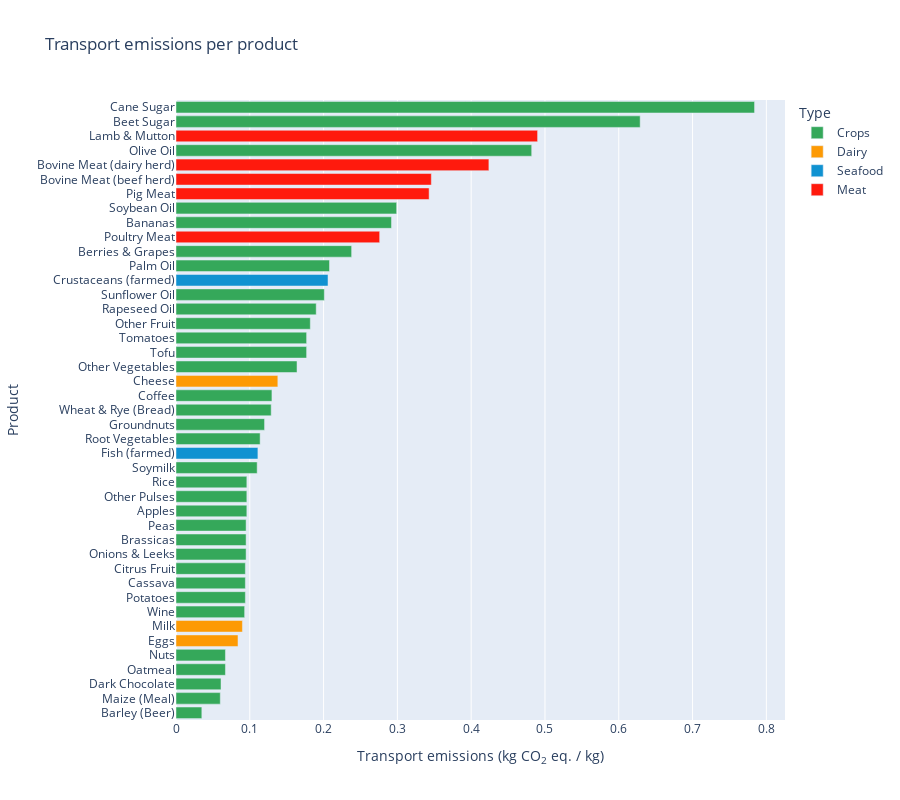

Notebook cell for this chart:
### Markdown cell above
### Transport emissions

### Code cell
df_land = pd.read_excel('dataset1.xls', sheet_name=2, skiprows=2, nrows=43, usecols="A, C:E")
df_land['Total'] = df_land[['Arable', 'Fallow', 'Perm Past']].sum(axis=1)

df_ghg = pd.read_excel('dataset1.xls', sheet_name=2, skiprows=2, nrows=43, usecols="A, F:L")
df_ghg['Total'] = df_ghg[['LUC', 'Feed', 'Farm', 'Processing', 'Transport', 'Packging', 'Retail']].sum(axis=1)

df_acid = pd.read_excel('dataset1.xls', sheet_name=2, skiprows=2, nrows=43, usecols="A, M")

df_eutr = pd.read_excel('dataset1.xls', sheet_name=2, skiprows=2, nrows=43, usecols="A, N")
df_eutr.rename(columns={"Total.1": "Total"}, inplace=True)

df_fresh = pd.read_excel('dataset1.xls', sheet_name=2, skiprows=2, nrows=43, usecols="A, O")
df_fresh.rename(columns={"Total.2": "Total"}, inplace=True)

df_stress = pd.read_excel('dataset1.xls', sheet_name=2, skiprows=2, nrows=43, usecols="A, P")
df_stress.rename(columns={"Total.3": "Total"}, inplace=True)

crop_color = '#35A85A'
meat_color = '#ff1a0d'
dairy_color = '#fd9a04'
seafood_color = '#1092d1'

df_transport =  pd.read_excel('dataset1.xls', sheet_name=2, skiprows=2, nrows=43, usecols="A, J")

# assigns categories
df_transport['Type'] = 'Crops'
df_transport.loc[33:37, 'Type'] = 'Meat'
df_transport.loc[38:40, 'Type'] = 'Dairy'
df_transport.loc[41:42, 'Type'] = 'Seafood'

df_transport = df_transport.sort_values(by='Transport')
df_transport = df_transport.set_index('Product')

fig1 = px.bar(df_transport,
    y=df_transport.index,
    x='Transport',
    orientation='h',
    color='Type',
        color_discrete_map={
        'Crops': crop_color,
        'Meat': meat_color,
        'Dairy': dairy_color,
        'Seafood': seafood_color
    },
    height=800,
    title="Transport emissions per product")

fig1.update_layout(yaxis={'categoryorder':'array', 'categoryarray':df_transport.index}, xaxis_title='Transport emissions (kg CO<sub>2</sub> eq. / kg)')
fig1.show()

### Figure 1 — Plotly figure (JSON) as saved in the notebook; plotly's stock layout.template omitted (floating-point values rounded to 4 significant figures)
{"data": [{"alignmentgroup": "True", "hovertemplate": "Type=Crops<br>Transport=%{x}<br>Product=%{y}<extra></extra>", "legendgroup": "Crops", "marker": {"color": "#35A85A", "pattern": {"shape": ""}}, "name": "Crops", "offsetgroup": "Crops", "orientation": "h", "showlegend": true, "textposition": "auto", "type": "bar", "x": [0.035, 0.06, 0.061, 0.067, 0.067, 0.093, 0.094, 0.094, 0.094, 0.095, 0.095, 0.095, 0.096, 0.096, 0.096, 0.11, 0.114, 0.12, 0.129, 0.13, 0.164, 0.177, 0.177, 0.182, 0.19, 0.201, 0.208, 0.238, 0.292, 0.299, 0.482, 0.629, 0.784], "xaxis": "x", "y": ["Barley (Beer)", "Maize (Meal)", "Dark Chocolate", "Oatmeal", "Nuts", "Wine", "Potatoes", "Cassava", "Citrus Fruit", "Onions & Leeks", "Brassicas", "Peas", "Apples", "Other Pulses", "Rice", "Soymilk", "Root Vegetables", "Groundnuts", "Wheat & Rye (Bread)", "Coffee", "Other Vegetables", "Tofu", "Tomatoes", "Other Fruit", "Rapeseed Oil", "Sunflower Oil", "Palm Oil", "Berries & Grapes", "Bananas", "Soybean Oil", "Olive Oil", "Beet Sugar", "Cane Sugar"], "yaxis": "y"}, {"alignmentgroup": "True", "hovertemplate": "Type=Dairy<br>Transport=%{x}<br>Product=%{y}<extra></extra>", "legendgroup": "Dairy", "marker": {"color": "#fd9a04", "pattern": {"shape": ""}}, "name": "Dairy", "offsetgroup": "Dairy", "orientation": "h", "showlegend": true, "textposition": "auto", "type": "bar", "x": [0.084, 0.09, 0.138], "xaxis": "x", "y": ["Eggs", "Milk", "Cheese"], "yaxis": "y"}, {"alignmentgroup": "True", "hovertemplate": "Type=Seafood<br>Transport=%{x}<br>Product=%{y}<extra></extra>", "legendgroup": "Seafood", "marker": {"color": "#1092d1", "pattern": {"shape": ""}}, "name": "Seafood", "offsetgroup": "Seafood", "orientation": "h", "showlegend": true, "textposition": "auto", "type": "bar", "x": [0.111, 0.206], "xaxis": "x", "y": ["Fish (farmed)", "Crustaceans (farmed)"], "yaxis": "y"}, {"alignmentgroup": "True", "hovertemplate": "Type=Meat<br>Transport=%{x}<br>Product=%{y}<extra></extra>", "legendgroup": "Meat", "marker": {"color": "#ff1a0d", "pattern": {"shape": ""}}, "name": "Meat", "offsetgroup": "Meat", "orientation": "h", "showlegend": true, "textposition": "auto", "type": "bar", "x": [0.276, 0.343, 0.346, 0.424, 0.49], "xaxis": "x", "y": ["Poultry Meat", "Pig Meat", "Bovine Meat (beef herd)", "Bovine Meat (dairy herd)", "Lamb & Mutton"], "yaxis": "y"}], "layout": {"barmode": "relative", "height": 800, "legend": {"title": {"text": "Type"}, "tracegroupgap": 0}, "title": {"text": "Transport emissions per product"}, "xaxis": {"anchor": "y", "domain": [0, 1], "title": {"text": "Transport emissions (kg CO<sub>2</sub> eq. / kg)"}}, "yaxis": {"anchor": "x", "categoryarray": ["Barley (Beer)", "Maize (Meal)", "Dark Chocolate", "Oatmeal", "Nuts", "Eggs", "Milk", "Wine", "Potatoes", "Cassava", "Citrus Fruit", "Onions & Leeks", "Brassicas", "Peas", "Apples", "Other Pulses", "Rice", "Soymilk", "Fish (farmed)", "Root Vegetables", "Groundnuts", "Wheat & Rye (Bread)", "Coffee", "Cheese", "Other Vegetables", "Tofu", "Tomatoes", "Other Fruit", "Rapeseed Oil", "Sunflower Oil", "Crustaceans (farmed)", "Palm Oil", "Berries & Grapes", "Poultry Meat", "Bananas", "Soybean Oil", "Pig Meat", "Bovine Meat (beef herd)", "Bovine Meat (dairy herd)", "Olive Oil", "Lamb & Mutton", "Beet Sugar", "Cane Sugar"], "categoryorder": "array", "domain": [0, 1], "title": {"text": "Product"}}}}
